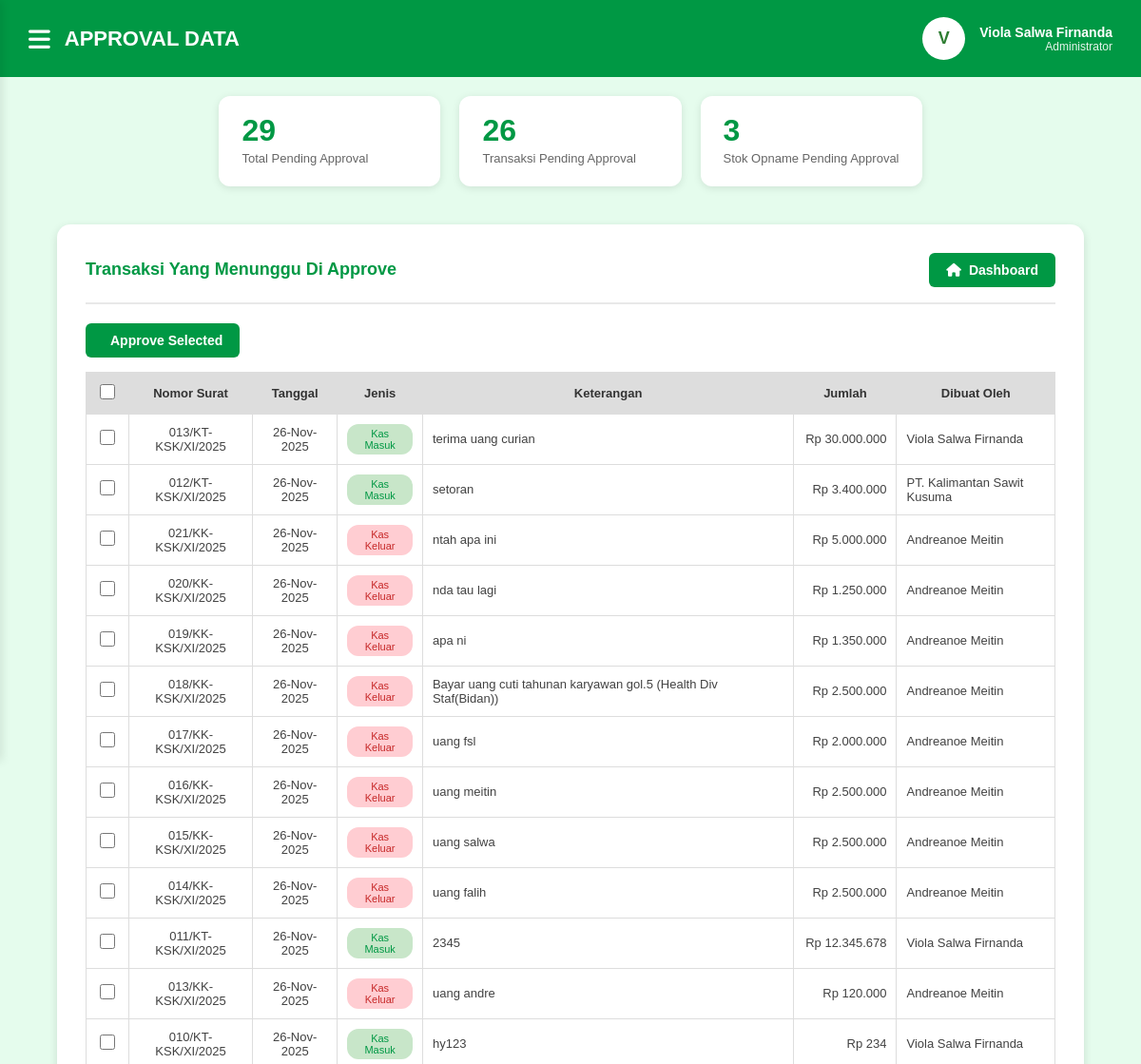
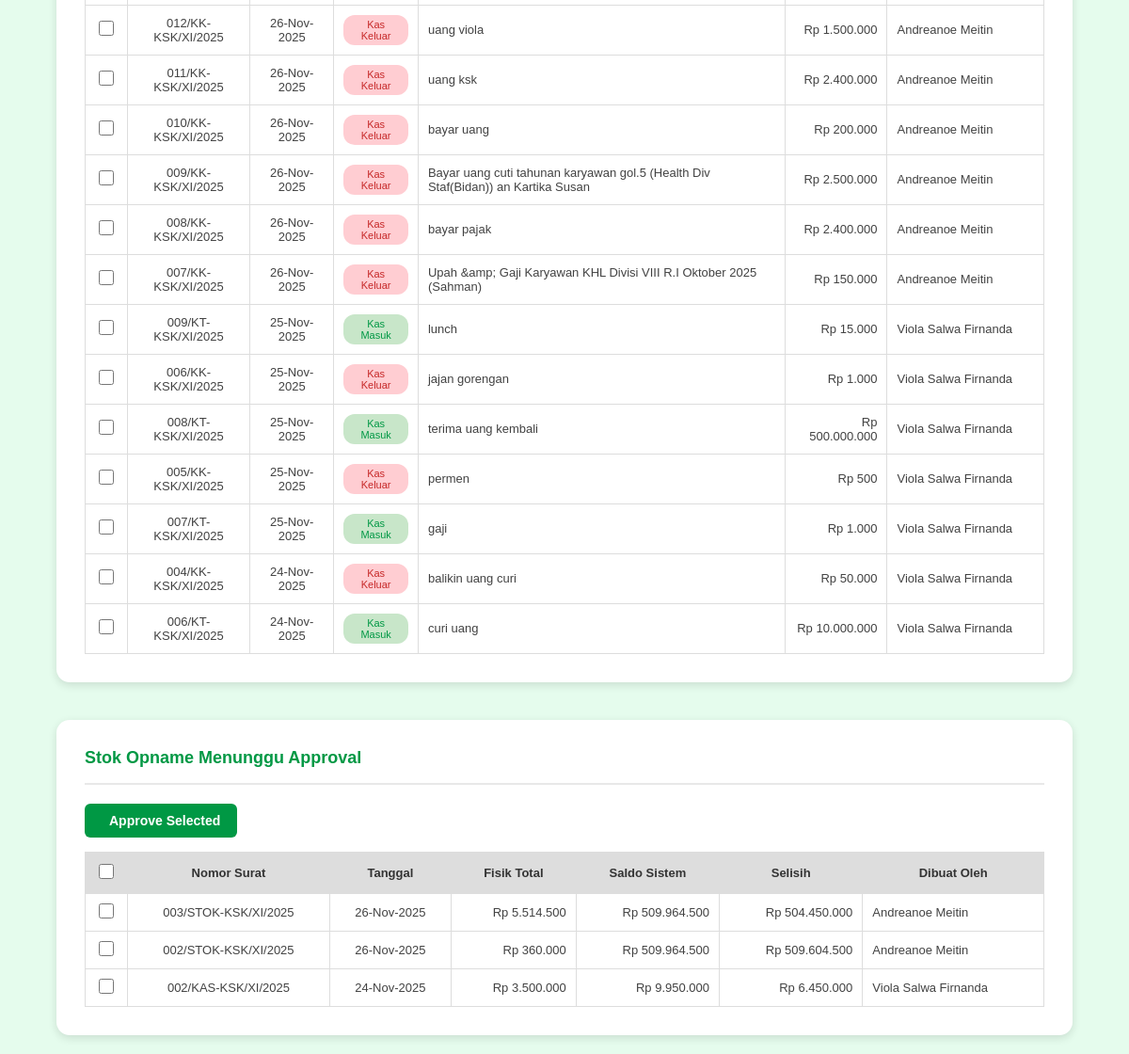
/approval.php (signed in), run on the app's committed database (2 pictures, top to bottom).
### tables this page shows
CREATE TABLE `transaksi` (
  `id` int(11) NOT NULL,
  `nomor_surat` varchar(50) DEFAULT NULL,
  `user_id` int(11) NOT NULL,
  `username` varchar(50) NOT NULL,
  `jenis_transaksi` enum('kas_terima','kas_keluar') NOT NULL,
  `nominal` decimal(15,2) NOT NULL,
  `keterangan` text DEFAULT NULL,
  `tanggal_transaksi` datetime DEFAULT current_timestamp(),
  `is_approved` tinyint(1) DEFAULT 0,
  `approved_by` int(11) DEFAULT NULL,
  `approved_at` datetime DEFAULT NULL
);

CREATE TABLE `users` (
  `id` int(11) NOT NULL,
  `username` varchar(50) NOT NULL,
  `password` varchar(255) NOT NULL,
  `nama_lengkap` varchar(100) NOT NULL,
  `role` enum('Kasir','Administrator') NOT NULL,
  `created_at` timestamp NOT NULL DEFAULT current_timestamp()
);

CREATE TABLE `stok_opname` (
  `id` int(11) NOT NULL,
  `nomor_surat` varchar(50) DEFAULT NULL,
  `user_id` int(11) NOT NULL,
  `username` varchar(50) NOT NULL,
  `subtotal_fisik` decimal(15,2) DEFAULT 0.00,
  `bon_sementara` decimal(15,2) DEFAULT 0.00,
  `uang_rusak` decimal(15,2) DEFAULT 0.00,
  `materai` decimal(15,2) DEFAULT 0.00,
  `lainnya` decimal(15,2) DEFAULT 0.00,
  `keterangan_lainnya` text DEFAULT NULL,
  `fisik_total` decimal(15,2) NOT NULL,
  `saldo_sistem` decimal(15,2) NOT NULL,
  `selisih` decimal(15,2) NOT NULL,
  `tanggal_opname` datetime DEFAULT current_timestamp(),
  `is_approved` tinyint(1) DEFAULT 0,
  `approved_by` int(11) DEFAULT NULL,
  `approved_at` datetime DEFAULT NULL
);

### approval.php (the view, shortened to what this page needs)
<?php
require_once 'config/conn_db.php';
$nama_lengkap = $_SESSION['nama_lengkap'];
$role = $_SESSION['role'] ?? 'Administrator';
$pending_transaksi = [];
$pending_stok = [];
$res_transaksi = mysqli_query($conn, "SELECT t.*, u.nama_lengkap as created_by_name FROM transaksi t LEFT JOIN users u ON t.user_id = u.id WHERE t.is_approved = 0 ORDER BY t.tanggal_transaksi DESC");
if ($res_transaksi){
    while ($r = mysqli_fetch_assoc($res_transaksi)){
        $pending_transaksi[] = $r;
    }
}
$res_stok = mysqli_query($conn, "SELECT s.*, u.nama_lengkap as created_by_name FROM stok_opname s LEFT JOIN users u ON s.user_id = u.id WHERE s.is_approved = 0 ORDER BY s.tanggal_opname DESC");
if ($res_stok){
    while ($r = mysqli_fetch_assoc($res_stok)){
        $pending_stok[] = $r;
    }
}
$total_pending = count($pending_transaksi) + count($pending_stok);
?>
<!DOCTYPE html>
<html lang="id">
<head>
    <link rel="stylesheet" href="https://cdnjs.cloudflare.com/ajax/libs/font-awesome/6.4.0/css/all.min.css">
</head>
<body>
    <div class="main-wrapper">
        <div class="header">
            <div class="header-left">
                <i class="fas fa-bars menu-burger" id="menuBurger"></i>
                <h1>APPROVAL DATA</h1>
            </div>
            <div class="user-info">
                <div class="user-avatar"><?php echo strtoupper(substr($nama_lengkap, 0, 1)); ?></div>
                <div class="user-details">
                    <div class="user-name"><?php echo htmlspecialchars($nama_lengkap); ?></div>
                    <div class="user-role"><?php echo htmlspecialchars(ucfirst($role)); ?></div>
                </div>
            </div>
        </div>
        <div class="content-wrapper">
            <div class="stats-container">
                <div class="stat-card">
                    <div class="stat-info">
                        <h3><?php echo $total_pending; ?></h3>
                        <p>Total Pending Approval</p>
                    </div>
                </div>
                <div class="stat-card">
                    <div class="stat-info">
                        <h3><?php echo count($pending_transaksi); ?></h3>
                        <p>Transaksi Pending Approval</p>
                    </div>
                </div>
                <div class="stat-card">
                    <div class="stat-info">
                        <h3><?php echo count($pending_stok); ?></h3>
                        <p>Stok Opname Pending Approval</p>
                    </div>
                </div>
            </div>
            <div class="container">
                <div class="section-header">
                    <h2 class="section-title">Transaksi Yang Menunggu Di Approve</h2>
                    <a href="dashboard.php" class="btn btn-primary">
                        <i class="fas fa-home"></i> Dashboard
                    </a>
                </div>
                <?php if (!empty($pending_transaksi)): ?>
                    <form method="POST" id="formTransaksi">
                        <div style="margin-bottom: 15px;">
                            <button type="submit" name="bulk_approve" class="btn btn-success">
                                <i class=""></i> Approve Selected
                            </button>
                        </div>
                        <div class="table-wrapper">
                            <table>
                                <thead>
                                    <tr>
                                        <th class="checkbox-col">
                                            <input type="checkbox" id="selectAllTransaksi"
                                                   onchange="toggleAll('transaksi', this.checked)">
                                        </th>
                                        <th>Nomor Surat</th>
                                        <th>Tanggal</th>
                                        <th>Jenis</th>
                                        <th>Keterangan</th>
                                        <th>Jumlah</th>
                                        <th>Dibuat Oleh</th>
                                    </tr>
                                </thead>
                                <tbody>
                                    <?php foreach ($pending_transaksi as $row): ?>
                                        <tr>
                                            <td class="checkbox-col">
                                                <input type="checkbox" name="approve_ids[]"
                                                       value="<?php echo $row['id']; ?>"
                                                       class="checkbox-transaksi">
                                            </td>
                                            <td style="text-align:center;"><?php echo htmlspecialchars($row['nomor_surat']); ?></td>
                                            <td style="text-align:center;"><?php echo date('d-M-Y', strtotime($row['tanggal_transaksi'])); ?></td>
                                            <td style="text-align:center;">
                                                <?php if ($row['jenis_transaksi'] === 'kas_terima'): ?>
                                                    <span class="badge badge-masuk">Kas Masuk</span>
                                                <?php else: ?>
                                                    <span class="badge badge-keluar">Kas Keluar</span>
                                                <?php endif; ?>
                                            </td>
                                            <td><?php echo htmlspecialchars($row['keterangan']); ?></td>
                                            <td style="text-align: right;">
                                                Rp <?php echo number_format($row['nominal'], 0, ',', '.'); ?>
                                            </td>
                                            <td><?php echo htmlspecialchars($row['created_by_name']); ?></td>
                                        </tr>
                                    <?php endforeach; ?>
                                </tbody>
                            </table>
                        </div>
                    </form>
                <?php else: ?>
                    <div class="empty-state">
                        <p>Tidak ada transaksi yang menunggu approval</p>
                    </div>
                <?php endif; ?>
            </div>
            <div class="container">
                <div class="section-header">
                    <h2 class="section-title">Stok Opname Menunggu Approval</h2>
                </div>
                <?php if (!empty($pending_stok)): ?>
                    <form method="POST" id="formStok">
                        <div style="margin-bottom: 15px;">
                            <button type="submit" name="bulk_approve" class="btn btn-success">
                                <i class=""></i> Approve Selected
                            </button>
                        </div>
                        <div class="table-wrapper">
                            <table>
                                <thead>
                                    <tr>
                                        <th class="checkbox-col">
                                            <input type="checkbox" id="selectAllStok"
                                                   onchange="toggleAll('stok', this.checked)">
                                        </th>
                                        <th>Nomor Surat</th>
                                        <th>Tanggal</th>
                                        <th>Fisik Total</th>
                                        <th>Saldo Sistem</th>
                                        <th>Selisih</th>
                                        <th>Dibuat Oleh</th>
                                    </tr>
                                </thead>
                                <tbody>
                                    <?php foreach ($pending_stok as $row): ?>
                                        <tr>
                                            <td class="checkbox-col">
                                                <input type="checkbox" name="approve_ids[]"
                                                       value="<?php echo $row['id']; ?>"
                                                       class="checkbox-stok">
                                            </td>
                                            <td style="text-align:center;"><?php echo htmlspecialchars($row['nomor_surat']); ?></td>
                                            <td style="text-align:center;"><?php echo date('d-M-Y', strtotime($row['tanggal_opname'])); ?></td>
                                            <td style="text-align: right;">
                                                Rp <?php echo number_format($row['fisik_total'], 0, ',', '.'); ?>
                                            </td>
                                            <td style="text-align: right;">
                                                Rp <?php echo number_format($row['saldo_sistem'], 0, ',', '.'); ?>
                                            </td>
                                            <td style="text-align: right;">
                                                Rp <?php echo number_format($row['selisih'], 0, ',', '.'); ?>
                                            </td>
                                            <td><?php echo htmlspecialchars($row['created_by_name']); ?></td>
                                        </tr>
                                    <?php endforeach; ?>
                                </tbody>
                            </table>
                        </div>
                    </form>
                <?php else: ?>
                    <div class="empty-state">
                        <p>Tidak ada stok opname yang menunggu approval</p>
                    </div>
                <?php endif; ?>
            </div>
        </body>

### approval.php (style rules this page uses)
* { margin: 0; padding: 0; box-sizing: border-box; }
body { font-family: Arial, sans-serif; background-color: #E5FCED; min-height: 100vh; display: flex; }
.main-wrapper { flex: 1; display: flex; flex-direction: column; width: 100%; }
.header { background-color: #009844; color: white; padding: 18px 30px; display: flex; justify-content: space-between; align-items: center; }
.header-left { display: flex; align-items: center; gap: 15px; }
.header h1 { font-size: 22px; font-weight: bold; }
.menu-burger { font-size: 26px; cursor: pointer; transition: transform 0.3s ease; }
.user-info { display: flex; align-items: center; gap: 15px; }
.user-avatar { width: 45px; height: 45px; background: white; border-radius: 50%; display: flex; align-items: center; justify-content: center; font-weight: bold; color: #2e7d32; font-size: 18px; }
.user-details { text-align: right; }
.user-name { font-weight: 600; font-size: 14px; }
.user-role { font-size: 12px; opacity: 0.9; }
.content-wrapper { flex: 1; display: flex; flex-direction: column; }
.stats-container { max-width: 1200px; margin: 20px auto; padding: 0 20px; display: grid; grid-template-columns: repeat(3, 1fr); gap: 20px; }
.stat-card { background: white; border-radius: 12px; padding: 20px 24px; box-shadow: 0 2px 8px rgba(0, 0, 0, 0.1); transition: all 0.3s ease; }
.stat-info h3 { font-size: 32px; color: #009844; font-weight: 700; margin-bottom: 6px; line-height: 1; }
.stat-info p { color: #666; font-size: 13px; line-height: 1.3; }
.container { width: 90%; max-width: 1200px; margin: 20px auto; background-color: white; padding: 30px; border-radius: 14px; box-shadow: 0 3px 10px rgba(0,0,0,0.12); }
.section-header { display: flex; justify-content: space-between; align-items: center; margin-bottom: 20px; padding-bottom: 16px; border-bottom: 2px solid #e8e8e8; }
.section-title { font-size: 18px; color: #009844; font-weight: 600; }
.btn { padding: 10px 18px; border-radius: 6px; cursor: pointer; font-weight: 600; border: none; transition: 0.25s; font-size: 14px; display: inline-flex; align-items: center; justify-content: center; gap: 8px; text-decoration: none; }
.btn-primary { background-color: #009844; color: white; }
.btn-success { background-color: #009844; color: white; }
.table-wrapper { overflow-x: auto; margin-top: 15px; }
table { width: 100%; border-collapse: collapse; background: white; border: 1px solid #ddd; }
thead { background: #DDDDDDFF; }
th { padding: 12px 10px; text-align: center; font-weight: 600; border: 1px solid #ddd; font-size: 13px; color: #333; }
td { padding: 10px; border: 1px solid #ddd; font-size: 13px; color: #424242; }
.checkbox-col { width: 45px; text-align: center; }
input[type="checkbox"] { width: 16px; height: 16px; cursor: pointer; accent-color: #009844; }
.badge { padding: 4px 10px; border-radius: 12px; font-size: 11px; font-weight: 500; display: inline-block; }
.badge-masuk { background: #c8e6c9; color: #009844; }
.badge-keluar { background: #ffcdd2; color: #c62828; }

### data on the page
transaksi: nomor_surat "013/KT-KSK/XI/2025", tanggal_transaksi "26-Nov-2025", jenis_transaksi "Kas Masuk", keterangan "terima uang curian", nominal "30.000.000", user.nama_lengkap "Viola Salwa Firnanda"
transaksi: nomor_surat "012/KT-KSK/XI/2025", tanggal_transaksi "26-Nov-2025", jenis_transaksi "Kas Masuk", keterangan "setoran", nominal "3.400.000", user.nama_lengkap "PT. Kalimantan Sawit Kusuma"
transaksi: nomor_surat "021/KK-KSK/XI/2025", tanggal_transaksi "26-Nov-2025", jenis_transaksi "Kas Keluar", keterangan "ntah apa ini", nominal "5.000.000", user.nama_lengkap "Andreanoe Meitin"
transaksi: nomor_surat "020/KK-KSK/XI/2025", tanggal_transaksi "26-Nov-2025", jenis_transaksi "Kas Keluar", keterangan "nda tau lagi", nominal "1.250.000", user.nama_lengkap "Andreanoe Meitin"
transaksi: nomor_surat "019/KK-KSK/XI/2025", tanggal_transaksi "26-Nov-2025", jenis_transaksi "Kas Keluar", keterangan "apa ni", nominal "1.350.000", user.nama_lengkap "Andreanoe Meitin"
transaksi: nomor_surat "018/KK-KSK/XI/2025", tanggal_transaksi "26-Nov-2025", jenis_transaksi "Kas Keluar", keterangan "Bayar uang cuti tahunan karyawan gol.5 (Health Div Staf(Bidan))", nominal "2.500.000", user.nama_lengkap "Andreanoe Meitin"
transaksi: nomor_surat "017/KK-KSK/XI/2025", tanggal_transaksi "26-Nov-2025", jenis_transaksi "Kas Keluar", keterangan "uang fsl", nominal "2.000.000", user.nama_lengkap "Andreanoe Meitin"
transaksi: nomor_surat "016/KK-KSK/XI/2025", tanggal_transaksi "26-Nov-2025", jenis_transaksi "Kas Keluar", keterangan "uang meitin", nominal "2.500.000", user.nama_lengkap "Andreanoe Meitin"
transaksi: nomor_surat "015/KK-KSK/XI/2025", tanggal_transaksi "26-Nov-2025", jenis_transaksi "Kas Keluar", keterangan "uang salwa", nominal "2.500.000", user.nama_lengkap "Andreanoe Meitin"
transaksi: nomor_surat "014/KK-KSK/XI/2025", tanggal_transaksi "26-Nov-2025", jenis_transaksi "Kas Keluar", keterangan "uang falih", nominal "2.500.000", user.nama_lengkap "Andreanoe Meitin"
transaksi: nomor_surat "011/KT-KSK/XI/2025", tanggal_transaksi "26-Nov-2025", jenis_transaksi "Kas Masuk", keterangan "2345", nominal "12.345.678", user.nama_lengkap "Viola Salwa Firnanda"
transaksi: nomor_surat "013/KK-KSK/XI/2025", tanggal_transaksi "26-Nov-2025", jenis_transaksi "Kas Keluar", keterangan "uang andre", nominal "120.000", user.nama_lengkap "Andreanoe Meitin"
transaksi: nomor_surat "010/KT-KSK/XI/2025", tanggal_transaksi "26-Nov-2025", jenis_transaksi "Kas Masuk", keterangan "hy123", nominal "234", user.nama_lengkap "Viola Salwa Firnanda"
transaksi: nomor_surat "012/KK-KSK/XI/2025", tanggal_transaksi "26-Nov-2025", jenis_transaksi "Kas Keluar", keterangan "uang viola", nominal "1.500.000", user.nama_lengkap "Andreanoe Meitin"
transaksi: nomor_surat "011/KK-KSK/XI/2025", tanggal_transaksi "26-Nov-2025", jenis_transaksi "Kas Keluar", keterangan "uang ksk", nominal "2.400.000", user.nama_lengkap "Andreanoe Meitin"
transaksi: nomor_surat "010/KK-KSK/XI/2025", tanggal_transaksi "26-Nov-2025", jenis_transaksi "Kas Keluar", keterangan "bayar uang", nominal "200.000", user.nama_lengkap "Andreanoe Meitin"
transaksi: nomor_surat "009/KK-KSK/XI/2025", tanggal_transaksi "26-Nov-2025", jenis_transaksi "Kas Keluar", keterangan "Bayar uang cuti tahunan karyawan gol.5 (Health Div Staf(Bidan)) an Kartika Susan", nominal "2.500.000", user.nama_lengkap "Andreanoe Meitin"
transaksi: nomor_surat "008/KK-KSK/XI/2025", tanggal_transaksi "26-Nov-2025", jenis_transaksi "Kas Keluar", keterangan "bayar pajak", nominal "2.400.000", user.nama_lengkap "Andreanoe Meitin"
transaksi: nomor_surat "007/KK-KSK/XI/2025", tanggal_transaksi "26-Nov-2025", jenis_transaksi "Kas Keluar", keterangan "Upah &amp; Gaji Karyawan KHL Divisi VIII R.I Oktober 2025 (Sahman)", nominal "150.000", user.nama_lengkap "Andreanoe Meitin"
transaksi: nomor_surat "009/KT-KSK/XI/2025", tanggal_transaksi "25-Nov-2025", jenis_transaksi "Kas Masuk", keterangan "lunch", nominal "15.000", user.nama_lengkap "Viola Salwa Firnanda"
transaksi: nomor_surat "006/KK-KSK/XI/2025", tanggal_transaksi "25-Nov-2025", jenis_transaksi "Kas Keluar", keterangan "jajan gorengan", nominal "1.000", user.nama_lengkap "Viola Salwa Firnanda"
transaksi: nomor_surat "008/KT-KSK/XI/2025", tanggal_transaksi "25-Nov-2025", jenis_transaksi "Kas Masuk", keterangan "terima uang kembali", nominal "500.000.000", user.nama_lengkap "Viola Salwa Firnanda"
transaksi: nomor_surat "005/KK-KSK/XI/2025", tanggal_transaksi "25-Nov-2025", jenis_transaksi "Kas Keluar", keterangan "permen", nominal "500", user.nama_lengkap "Viola Salwa Firnanda"
transaksi: nomor_surat "007/KT-KSK/XI/2025", tanggal_transaksi "25-Nov-2025", jenis_transaksi "Kas Masuk", keterangan "gaji", nominal "1.000", user.nama_lengkap "Viola Salwa Firnanda"
transaksi: nomor_surat "004/KK-KSK/XI/2025", tanggal_transaksi "24-Nov-2025", jenis_transaksi "Kas Keluar", keterangan "balikin uang curi", nominal "50.000", user.nama_lengkap "Viola Salwa Firnanda"
transaksi: nomor_surat "006/KT-KSK/XI/2025", tanggal_transaksi "24-Nov-2025", jenis_transaksi "Kas Masuk", keterangan "curi uang", nominal "10.000.000", user.nama_lengkap "Viola Salwa Firnanda"
stok_opname: nomor_surat "003/STOK-KSK/XI/2025", tanggal_opname "26-Nov-2025", fisik_total "5.514.500", saldo_sistem "509.964.500", selisih "504.450.000", user.nama_lengkap "Andreanoe Meitin"
stok_opname: nomor_surat "002/STOK-KSK/XI/2025", tanggal_opname "26-Nov-2025", fisik_total "360.000", saldo_sistem "509.964.500", selisih "509.604.500", user.nama_lengkap "Andreanoe Meitin"
stok_opname: nomor_surat "002/KAS-KSK/XI/2025", tanggal_opname "24-Nov-2025", fisik_total "3.500.000", saldo_sistem "9.950.000", selisih "6.450.000", user.nama_lengkap "Viola Salwa Firnanda"

### other printed values
substr($nama_lengkap, 0, 1) "V"
$nama_lengkap "Viola Salwa Firnanda"
$role "Administrator"
$total_pending "29"
count($pending_transaksi) "26"
count($pending_stok) "3"
